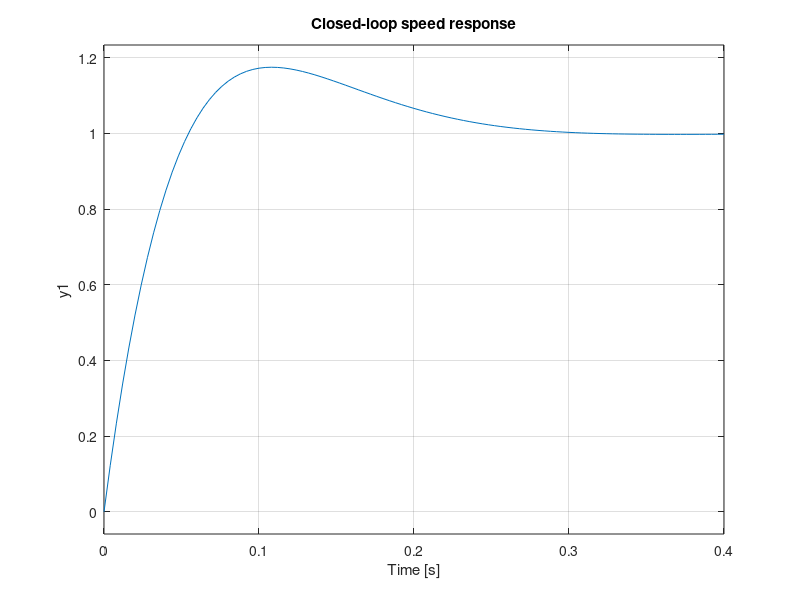
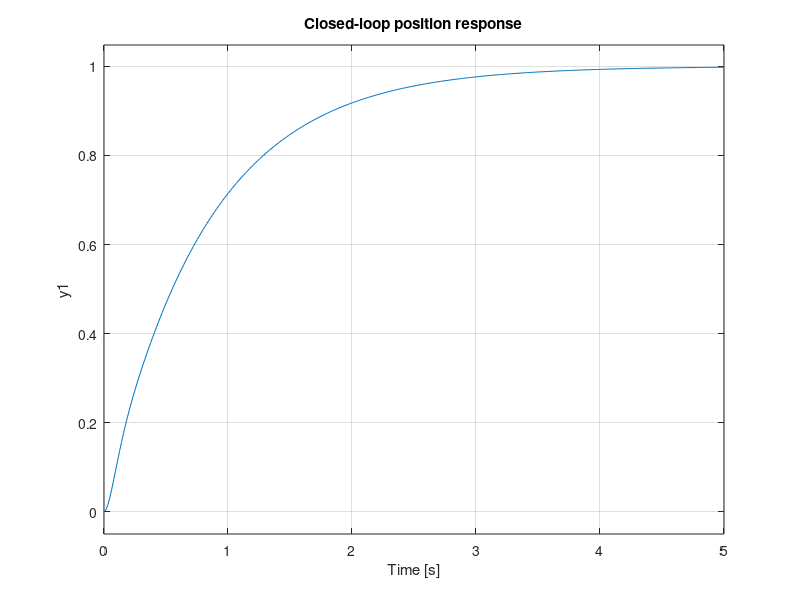

Write the MATLAB code that produced these figures, in order.
% Motor parameters
R = 2.0;
L = 0.5;
J = 0.02;
b = 0.002;
Kt = 0.1;
Ke = 0.1;

Km = Kt / (b * R + Kt * Ke);
Tm = J * R / (b * R + Kt * Ke);

s = tf('s');

% Speed plant
G_omega = Km / (Tm * s + 1);

% Speed PI controller design
zeta = 0.8;
omega_n = 20;
Kp = (2 * zeta * omega_n * Tm - 1) / Km;
Ki = (Tm * omega_n^2) / Km;

C_speed = Kp + Ki / s;

T_speed = feedback(C_speed * G_omega, 1);

% Position loop: integrate speed
G_pos_eff = (1 / s) * T_speed;

omega_n_theta = 5;
tau_v = 1 / omega_n;
Kp_theta = tau_v * omega_n_theta^2;

C_pos = Kp_theta;

T_pos = feedback(C_pos * G_pos_eff, 1);

figure;
step(T_speed);
title('Closed-loop speed response');

figure;
step(T_pos);
title('Closed-loop position response');
grid on;
